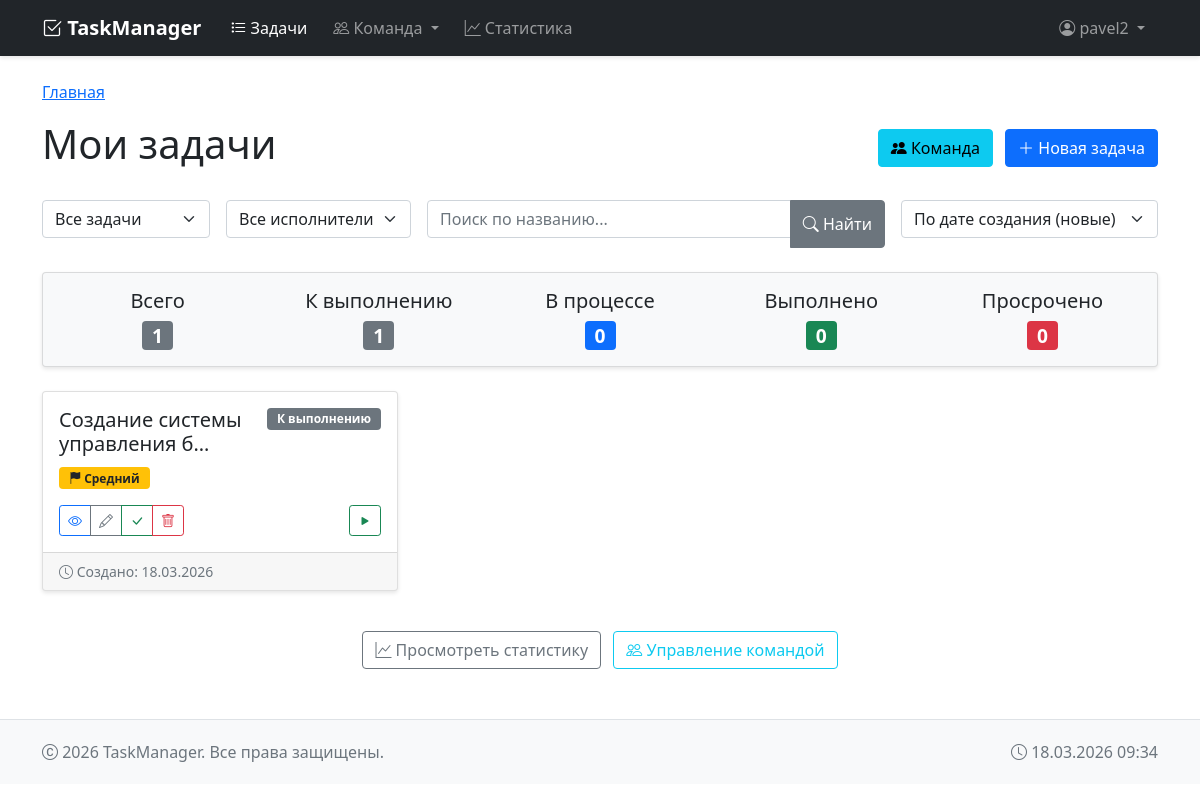
Screenshot of / (signed in) with the database file from the repository.
### tasks/models.py (models this page shows, shortened)
class Task(models.Model):
    PRIORITY_CHOICES = [
        ('low', 'Низкий'),
        ('medium', 'Средний'),
        ('high', 'Высокий'),
    ]
    STATUS_CHOICES = [
        ('todo', 'К выполнению'),
        ('in_progress', 'В процессе'),
        ('done', 'Выполнено'),
    ]
    title = models.CharField('Название', max_length=200)
    description = models.TextField('Описание', blank=True)
    created_date = models.DateTimeField('Дата создания', auto_now_add=True)
    due_date = models.DateTimeField('Срок выполнения', null=True, blank=True)
    start_time = models.DateTimeField('Время начала', null=True, blank=True)
    end_time = models.DateTimeField('Время окончания', null=True, blank=True)
    priority = models.CharField('Приоритет', max_length=10, choices=PRIORITY_CHOICES, default='medium')
    status = models.CharField('Статус', max_length=20, choices=STATUS_CHOICES, default='todo')
    user = models.ForeignKey(User, on_delete=models.CASCADE, verbose_name='Пользователь', related_name='tasks')
    assigned_to = models.ManyToManyField(
        Employee,
        verbose_name='Исполнители',
        blank=True,
        related_name='tasks'
    )
    class Meta:
        ordering = ['-created_date']
        verbose_name = 'Задача'
        verbose_name_plural = 'Задачи'
    def can_start(self):
        return self.status == 'todo' and not self.start_time
    def can_complete(self):
        return self.status == 'in_progress' and self.start_time and not self.end_time

### tasks/views.py (the view)
# urls.py: path('', views.task_list, name='task_list'),
@login_required
def task_list(request):
    tasks = Task.objects.filter(user=request.user)
    status_filter = request.GET.get('status', 'all')
    if status_filter != 'all':
        tasks = tasks.filter(status=status_filter)
    employee_filter = request.GET.get('employee', '')
    if employee_filter:
        tasks = tasks.filter(assigned_to__id=employee_filter)
    search_query = request.GET.get('search', '')
    if search_query:
        tasks = tasks.filter(title__icontains=search_query)
    sort_by = request.GET.get('sort', '-created_date')
    tasks = tasks.order_by(sort_by)
    todo_count = tasks.filter(status='todo').count()
    in_progress_count = tasks.filter(status='in_progress').count()
    done_count = tasks.filter(status='done').count()
    overdue_count = tasks.filter(
        status__in=['todo', 'in_progress'],
        due_date__lt=timezone.now()
    ).count()
    employees = Employee.objects.filter(is_active=True).order_by('last_name', 'first_name')
    context = {
        'tasks': tasks,
        'status_filter': status_filter,
        'employee_filter': employee_filter,
        'search_query': search_query,
        'sort_by': sort_by,
        'now': timezone.now(),
        'todo_count': todo_count,
        'in_progress_count': in_progress_count,
        'done_count': done_count,
        'overdue_count': overdue_count,
        'employees': employees,
    }
    return render(request, 'tasks/task_list.html', context)

### tasks/templates/tasks/task_list.html (shortened to what this page needs)
{% extends 'base.html' %}
{% block content %}
<div class="d-flex justify-content-between align-items-center mb-4">
    <h1>Мои задачи</h1>
    <div>
        <a href="{% url 'employee_list' %}" class="btn btn-info me-2">
            <i class="bi bi-people-fill"></i> Команда
        </a>
        <a href="{% url 'task_create' %}" class="btn btn-primary">
            <i class="bi bi-plus-lg"></i> Новая задача
        </a>
    </div>
</div>
<div class="row mb-4">
    <div class="col-md-12">
        <form method="get" class="row g-3">
            <div class="col-auto">
                <select name="status" class="form-select" onchange="this.form.submit()">
                    <option value="all" {% if status_filter == 'all' %}selected{% endif %}>Все задачи</option>
                </select>
            </div>
            <div class="col-auto">
                <select name="employee" class="form-select" onchange="this.form.submit()">
                    <option value="">Все исполнители</option>
                </select>
            </div>
            <div class="col-auto flex-grow-1">
                <div class="input-group">
                    <input type="text" name="search" class="form-control" placeholder="Поиск по названию..." value="{{ search_query }}">
                    <button type="submit" class="btn btn-secondary">
                        <i class="bi bi-search"></i> Найти
                    </button>
                </div>
            </div>
            <div class="col-auto">
                <select name="sort" class="form-select" onchange="this.form.submit()">
                    <option value="-created_date" {% if sort_by == '-created_date' %}selected{% endif %}>По дате создания (новые)</option>
                </select>
            </div>
        </form>
    </div>
</div>
<div class="row mb-4">
    <div class="col-md-12">
        <div class="card bg-light">
            <div class="card-body">
                <div class="row text-center">
                    <div class="col">
                        <h5>Всего</h5>
                        <span class="badge bg-secondary" style="font-size: 1.2rem;">{{ tasks.count }}</span>
                    </div>
                    <div class="col">
                        <h5>К выполнению</h5>
                        <span class="badge bg-secondary" style="font-size: 1.2rem;">{{ todo_count }}</span>
                    </div>
                    <div class="col">
                        <h5>В процессе</h5>
                        <span class="badge bg-primary" style="font-size: 1.2rem;">{{ in_progress_count }}</span>
                    </div>
                    <div class="col">
                        <h5>Выполнено</h5>
                        <span class="badge bg-success" style="font-size: 1.2rem;">{{ done_count }}</span>
                    </div>
                    <div class="col">
                        <h5>Просрочено</h5>
                        <span class="badge bg-danger" style="font-size: 1.2rem;">{{ overdue_count }}</span>
                    </div>
                </div>
            </div>
        </div>
    </div>
</div>
<div class="row">
    {% for task in tasks %}
        <div class="col-md-6 col-lg-4 mb-3">
            <div class="card h-100 {% if task.status == 'done' %}bg-light{% endif %}">
                <div class="card-body">
                    <div class="d-flex justify-content-between align-items-start mb-2">
                        <h5 class="card-title mb-0">
                            <a href="{% url 'task_detail' task.id %}" class="text-decoration-none text-dark">
                                {{ task.title|truncatechars:30 }}
                            </a>
                        </h5>
                        <span class="badge {% if task.status == 'done' %}bg-success{% elif task.status == 'in_progress' %}bg-primary{% else %}bg-secondary{% endif %}">
                            {{ task.get_status_display }}
                        </span>
                    </div>
                    <div class="mb-2">
                        <span class="badge {% if task.priority == 'high' %}bg-danger{% elif task.priority == 'medium' %}bg-warning text-dark{% else %}bg-info text-dark{% endif %} me-1">
                            <i class="bi bi-flag-fill"></i> {{ task.get_priority_display }}
                        </span>
                    </div>
                    <div class="mt-3 d-flex justify-content-between align-items-center">
                        <div class="btn-group btn-group-sm" role="group">
                            <a href="{% url 'task_detail' task.id %}" class="btn btn-outline-primary" title="Просмотр">
                                <i class="bi bi-eye"></i>
                            </a>
                            <a href="{% url 'task_update' task.id %}" class="btn btn-outline-secondary" title="Редактировать">
                                <i class="bi bi-pencil"></i>
                            </a>
                            {% if task.status != 'done' %}
                                <a href="{% url 'task_complete' task.id %}" class="btn btn-outline-success" title="Отметить выполненным">
                                    <i class="bi bi-check-lg"></i>
                                </a>
                            {% endif %}
                            <a href="{% url 'task_delete' task.id %}" class="btn btn-outline-danger" title="Удалить">
                                <i class="bi bi-trash"></i>
                            </a>
                        </div>
                        <div class="btn-group btn-group-sm" role="group">
                            {% if task.can_start %}
                                <a href="{% url 'task_start' task.id %}" class="btn btn-outline-success" title="Начать выполнение">
                                    <i class="bi bi-play-fill"></i>
                                </a>
                            {% endif %}
                        </div>
                    </div>
                </div>
                <div class="card-footer text-muted small">
                    <div class="d-flex justify-content-between">
                        <span>
                            <i class="bi bi-clock"></i>
                            Создано: {{ task.created_date|date:"d.m.Y" }}
                        </span>
                    </div>
                </div>
            </div>
        </div>
    {% endfor %}
</div>
<div class="text-center mt-4">
    <a href="{% url 'task_statistics' %}" class="btn btn-outline-secondary me-2">
        <i class="bi bi-graph-up"></i> Просмотреть статистику
    </a>
    <a href="{% url 'employee_list' %}" class="btn btn-outline-info">
        <i class="bi bi-people"></i> Управление командой
    </a>
</div>
{% endblock %}

### tasks/templates/base.html (shortened to what this page needs)
<!DOCTYPE html>
<html lang="ru">
<head>
    <link href="https://cdn.jsdelivr.net/npm/bootstrap@5.1.3/dist/css/bootstrap.min.css" rel="stylesheet">
    <link rel="stylesheet" href="https://cdn.jsdelivr.net/npm/bootstrap-icons@1.8.1/font/bootstrap-icons.css">
</head>
<body>
    <nav class="navbar navbar-expand-lg navbar-dark bg-dark">
        <div class="container">
            <a class="navbar-brand" href="{% url 'task_list' %}">
                <i class="bi bi-check2-square"></i> TaskManager
            </a>
            <div class="collapse navbar-collapse" id="navbarNav">
                <ul class="navbar-nav me-auto">
                    <li class="nav-item">
                        <a class="nav-link {% if request.resolver_match.url_name == 'task_list' %}active{% endif %}"
                           href="{% url 'task_list' %}">
                            <i class="bi bi-list-task"></i> Задачи
                        </a>
                    </li>
                    <li class="nav-item dropdown">
                        <a class="nav-link dropdown-toggle {% if 'employee' in request.resolver_match.url_name or 'team' in request.resolver_match.url_name %}active{% endif %}"
                           href="#" id="teamDropdown" role="button" data-bs-toggle="dropdown">
                            <i class="bi bi-people"></i> Команда
                        </a>
                    </li>
                    <li class="nav-item">
                        <a class="nav-link {% if request.resolver_match.url_name == 'task_statistics' %}active{% endif %}"
                           href="{% url 'task_statistics' %}">
                            <i class="bi bi-graph-up"></i> Статистика
                        </a>
                    </li>
                </ul>
                <ul class="navbar-nav">
                    {% if user.is_authenticated %}
                        <li class="nav-item dropdown">
                            <a class="nav-link dropdown-toggle" href="#" id="userDropdown" role="button" data-bs-toggle="dropdown">
                                <i class="bi bi-person-circle"></i> {{ user.username }}
                            </a>
                        </li>
                    {% endif %}
                </ul>
            </div>
        </div>
    </nav>
    <div class="container mt-4">
        {% block breadcrumbs %}
        <nav aria-label="breadcrumb" class="mt-2 mb-3">
            <ol class="breadcrumb">
                <li class="breadcrumb-item"><a href="{% url 'task_list' %}">Главная</a></li>
            </ol>
        </nav>
        {% endblock %}
        {% block content %}
        {% endblock %}
    </div>
    <footer class="footer">
        <div class="container">
            <div class="row">
                <div class="col-md-6">
                    <p class="text-muted mb-0">
                        <i class="bi bi-c-circle"></i> {% now "Y" %} TaskManager. Все права защищены.
                    </p>
                </div>
                <div class="col-md-6 text-end">
                    <p class="text-muted mb-0">
                        <i class="bi bi-clock"></i> {% now "d.m.Y H:i" %}
                    </p>
                </div>
            </div>
        </div>
    </footer>
</body>
</html>

### tasks/templates/base.html (style rules this page uses)
.form-control, .form-select { margin-bottom: 10px; }
.card { box-shadow: 0 2px 4px rgba(0,0,0,0.1); }
.navbar { margin-bottom: 20px; box-shadow: 0 2px 4px rgba(0,0,0,.1); }
.navbar-brand { font-weight: 600; }
.nav-link { font-size: 1rem; margin: 0 5px; }
.badge { padding: 5px 10px; }
.btn-group-sm .btn { padding: 0.25rem 0.5rem; }
.footer { margin-top: 50px; padding: 20px 0; background-color: #f8f9fa; border-top: 1px solid #dee2e6; }

### rows the page displays
Task: title "Создание системы управления б…", status "К выполнению", priority "Средний", created_date "18.03.2026"

### other values shown
{{ user.username }} "pavel2"
{{ tasks.count }} "1"
{{ todo_count }} "1"
{{ in_progress_count }} "0"
{{ done_count }} "0"
{{ overdue_count }} "0"
